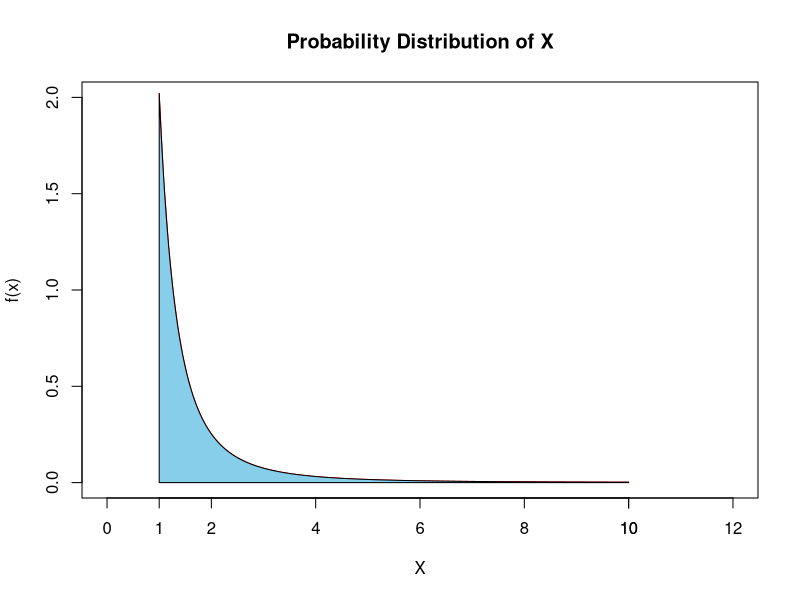
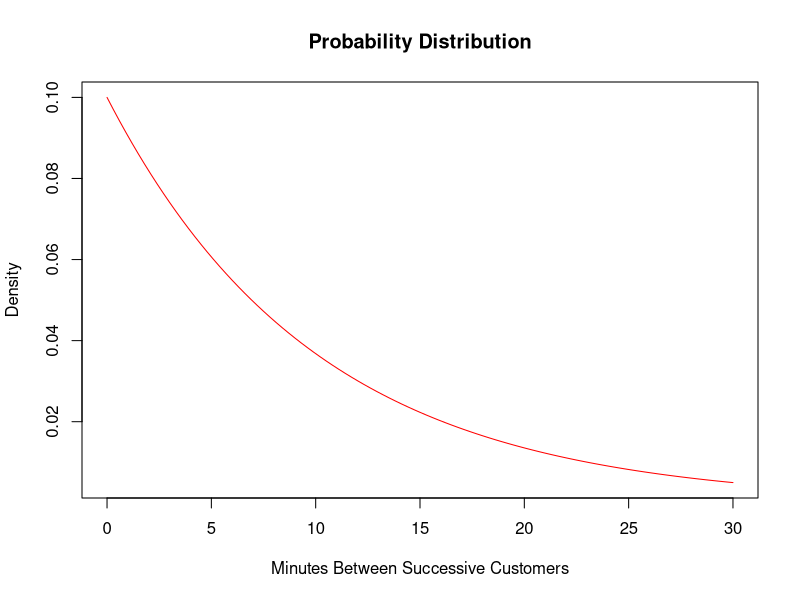

Source code (R) for these figures, in order:
## ---- chunk 1
knitr::opts_chunk$set(echo = TRUE)
library(ggplot2)
library(dplyr)
## ---- chunk 2
pdfex7 = function(x)
{
  (200/99)*(1/x^{3})
}
## ---- chunk 3
curve(pdfex7, 1, 10, xlim=c(0,12), ylim=c(0, 2), xlab = "X", ylab="f(x)", main="Probability Distribution of X", type="l", col='red')
axis(1, at=c(1, 10), labels=c(1,10))
x.cor = c(1, seq(1, 10, 0.01), 10)
y.cor = c(0, pdfex7(seq(1, 10, 0.01)), 0)
polygon(x.cor, y.cor,col='skyblue')
## ---- chunk 4
pdfex8 = function(x)
{
  (1/10)*exp(-x/10)
}
curve(pdfex8, 0, 30, xlab="Minutes Between Successive Customers", ylab="Density", main="Probability Distribution", type="l", col='red')
